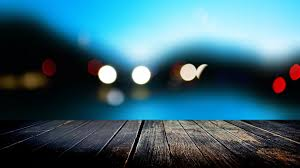
#> input picture hd.jpg, 300 x 168 px
$ python main.py   (older library calls are emulated)
#> lines starting #> are read from the running program, lines starting #| are printed output that depends on the picture
import scipy
import scipy.ndimage
import timeit
from PIL import Image
import numpy as np
import scipy.ndimage.interpolation
from scipy.misc import toimage

if __name__=="__main__":
    print("scipy ndimage")
    start = timeit.timeit()

    sci_image = scipy.ndimage.imread("hd.jpg")
#> sci_image is the input picture: shape (168, 300, 3); mean R, G, B 57.3, 98.3, 112.6
    sci_image = np.fliplr(sci_image)
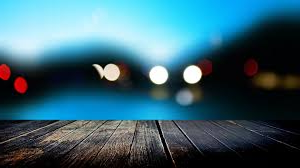
#> sci_image: shape (168, 300, 3); mean R, G, B 57.3, 98.3, 112.6
    #sci_image = scipy.ndimage.interpolation.rotate(sci_image, 180)
    sci_image = scipy.ndimage.rotate(sci_image, 180, reshape=False)
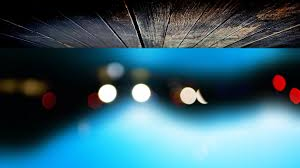
#> sci_image: shape (168, 300, 3); mean R, G, B 57.3, 98.3, 112.6

    width, height, bytes_per_pix = sci_image.shape
#> width = 168; height = 300; bytes_per_pix = 3
    sci_image = np.reshape(sci_image, (width * height, bytes_per_pix))

    end = timeit.timeit()
    print(end-start)

    # toimage(simage).show()

    print("pillow")
    start = timeit.timeit()

    pil_image = Image.open("hd.jpg")
    pil_image = pil_image.transpose(Image.FLIP_LEFT_RIGHT)
    pil_image = pil_image.rotate(180)
    #toimage(img).show()
    #print(np.array(img))

    pil_image = np.array(list(pil_image.getdata()), np.uint8)

    end = timeit.timeit()
    print(end - start)
    print(pil_image)
#> (printed output is left out)

    print(sci_image[width * height-6])
#| [ 81 220 251]
    print(pil_image[width * height-6])
#| [ 81 220 251]

    for i in range(sci_image.shape[0]):
        if not (sci_image[i] == pil_image[i]).all():
            print("{} vs {} at, i={}".format(sci_image[i], pil_image[i], i))

    if np.array_equal(sci_image, pil_image):
        print("ravny")

$ run again, with images.jpg copied over hd.jpg
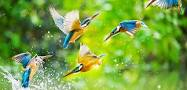
#> input picture images.jpg, 187 x 90 px
#> sci_image is the input picture: shape (90, 187, 3); mean R, G, B 122.1, 161.1, 66.5
#> `sci_image = np.fliplr(sci_image)`:
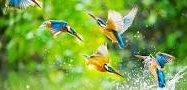
#> sci_image: shape (90, 187, 3); mean R, G, B 122.1, 161.1, 66.5
#> `sci_image = scipy.ndimage.rotate(sci_image, 180, reshape=False)`:
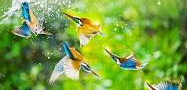
#> sci_image: shape (90, 187, 3); mean R, G, B 122.1, 161.1, 66.5
#> (printed output is left out)
#| [63 80 35]
#| [63 80 35]
